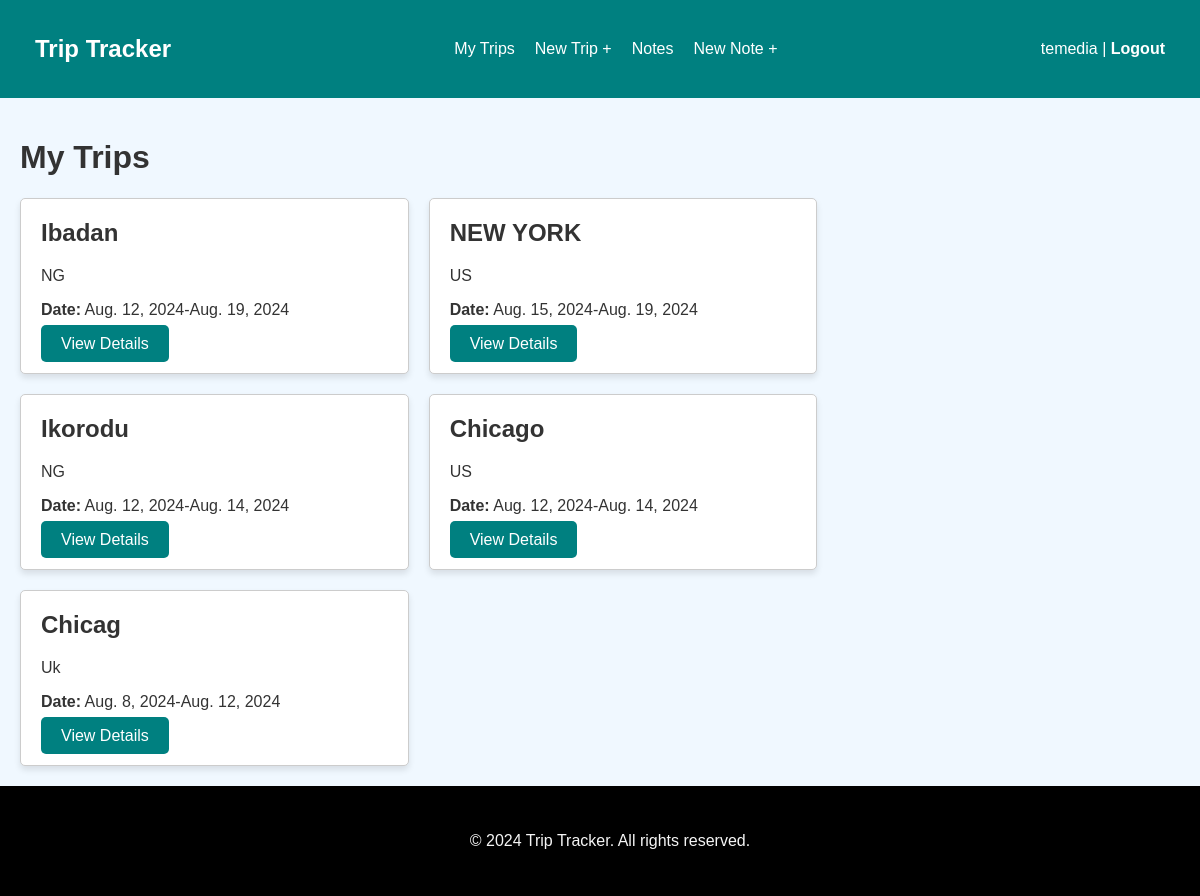
Before: /dashboard/ (signed in) with the older database file.
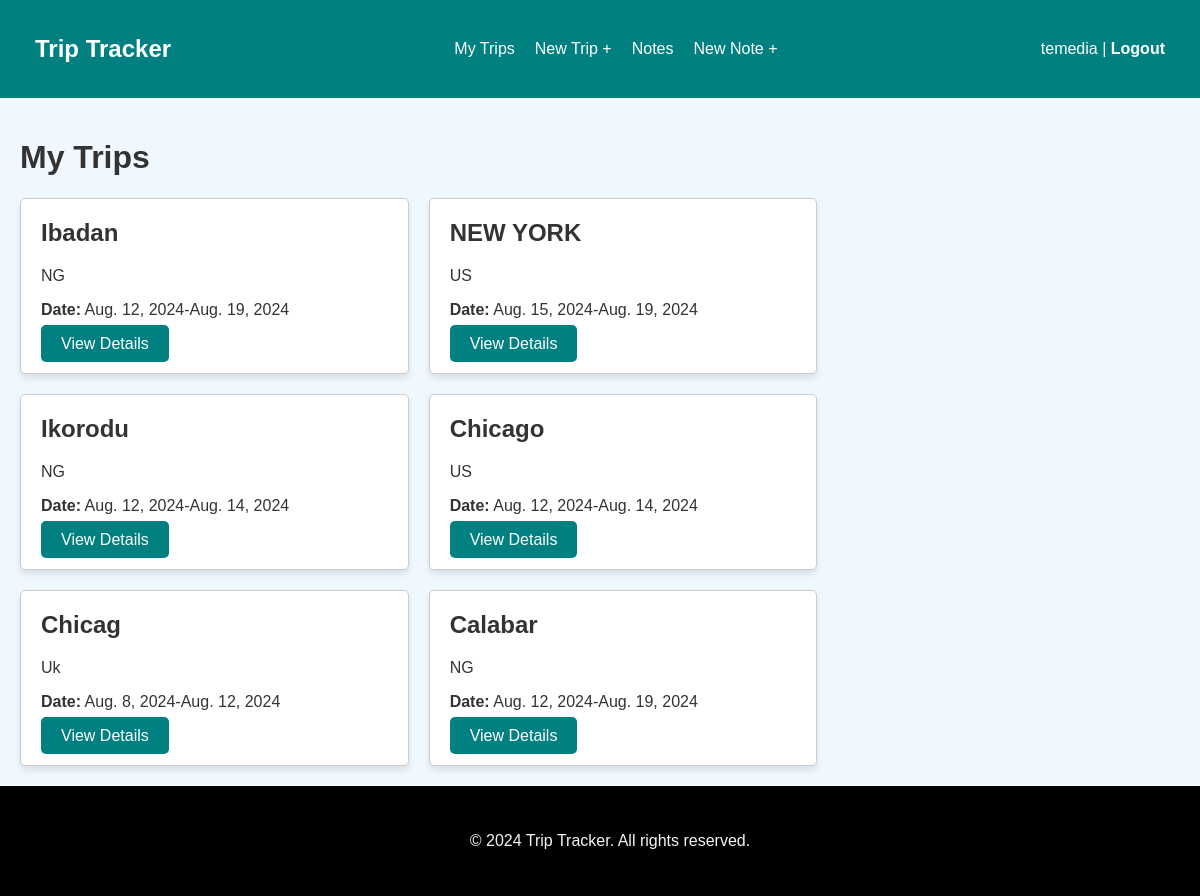
After: the same page with the newer database file.
### tripp/models.py (models this page shows, shortened)
class Trip(models.Model):
    city  = models.CharField(max_length=20)
    country =models.CharField( max_length=2)
    start_date=models.DateField(null=True, blank=True)
    end_date=models.DateField(null=True, blank=True)
    owner = models.ForeignKey(user,  on_delete=models.CASCADE, related_name='trips')

### tripp/views.py (the view)
# urls.py: path('dashboard/',tripslist, name= 'trip-list'),
def tripslist(request):
    trips = Trip.objects.filter(owner=request.user)
    context={
        'trips':trips
    }
    return render (request,'tripp/trip_list.html',context)

### tripp/templates/tripp/trip_list.html (shortened to what this page needs)
{% extends 'tripp/_base.html' %}
{% load static %}
{% block content %}
<link rel="stylesheet" href="{% static 'tripp/sty.css' %}">
<h1>My Trips</h1>
<div class="trip-list">
    {% for trip in trips %}
    <div class="trip-item">
        <h2>{{ trip.city }}</h2>
        <p>{{ trip.country }}</p>
        <p><strong>Date:</strong> {{ trip.start_date}}-{{trip.end_date}}</p>
        <a href="{% url 'trip-detail' trip.id  %}" class="btn">View Details</a>
    </div>
    {% endfor %}
</div>
{% endblock %}

Changed rows visible on the page:
added Trip: city "Calabar", country "NG", start_date "Aug. 12, 2024", end_date "Aug. 19, 2024"
